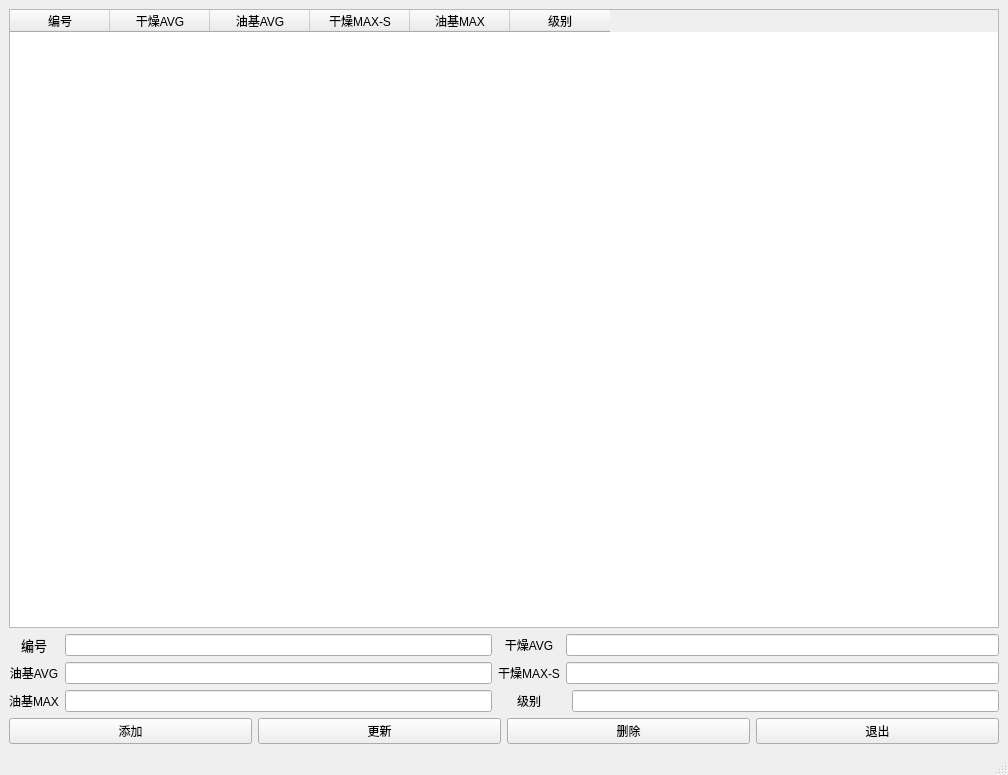
<?xml version="1.0" encoding="UTF-8"?>
<ui version="4.0">
 <class>MainWindow</class>
 <widget class="QMainWindow" name="MainWindow">
  <property name="geometry">
   <rect>
    <x>0</x>
    <y>0</y>
    <width>1008</width>
    <height>775</height>
   </rect>
  </property>
  <property name="windowTitle">
   <string>MainWindow</string>
  </property>
  <widget class="QWidget" name="centralwidget">
   <layout class="QGridLayout" name="gridLayout_2">
    <item row="0" column="0">
     <layout class="QGridLayout" name="gridLayout">
      <item row="0" column="0" colspan="5">
       <widget class="QTableWidget" name="tableWidget">
        <column>
         <property name="text">
          <string>编号</string>
         </property>
        </column>
        <column>
         <property name="text">
          <string>干燥AVG</string>
         </property>
        </column>
        <column>
         <property name="text">
          <string>油基AVG</string>
         </property>
        </column>
        <column>
         <property name="text">
          <string>干燥MAX-S</string>
         </property>
        </column>
        <column>
         <property name="text">
          <string>油基MAX</string>
         </property>
        </column>
        <column>
         <property name="text">
          <string>级别</string>
         </property>
        </column>
       </widget>
      </item>
      <item row="3" column="2">
       <widget class="QLabel" name="label_7">
        <property name="text">
         <string>&lt;html&gt;&lt;head/&gt;&lt;body&gt;&lt;p align=&quot;center&quot;&gt;级别&lt;/p&gt;&lt;/body&gt;&lt;/html&gt;</string>
        </property>
       </widget>
      </item>
      <item row="2" column="3" colspan="2">
       <widget class="QLineEdit" name="in50"/>
      </item>
      <item row="2" column="1">
       <widget class="QLineEdit" name="inmd"/>
      </item>
      <item row="2" column="2">
       <widget class="QLabel" name="label_5">
        <property name="text">
         <string>&lt;html&gt;&lt;head/&gt;&lt;body&gt;&lt;p align=&quot;center&quot;&gt;干燥MAX-S&lt;/p&gt;&lt;/body&gt;&lt;/html&gt;</string>
        </property>
       </widget>
      </item>
      <item row="3" column="1">
       <widget class="QLineEdit" name="in90"/>
      </item>
      <item row="1" column="1">
       <widget class="QLineEdit" name="inbh"/>
      </item>
      <item row="1" column="3" colspan="2">
       <widget class="QLineEdit" name="inxz"/>
      </item>
      <item row="1" column="0">
       <widget class="QLabel" name="label_2">
        <property name="text">
         <string>&lt;html&gt;&lt;head/&gt;&lt;body&gt;&lt;p align=&quot;center&quot;&gt;&lt;span style=&quot; font-size:10pt;&quot;&gt;编号&lt;/span&gt;&lt;/p&gt;&lt;/body&gt;&lt;/html&gt;</string>
        </property>
       </widget>
      </item>
      <item row="1" column="2">
       <widget class="QLabel" name="label_3">
        <property name="text">
         <string>&lt;html&gt;&lt;head/&gt;&lt;body&gt;&lt;p align=&quot;center&quot;&gt;干燥AVG&lt;/p&gt;&lt;/body&gt;&lt;/html&gt;</string>
        </property>
       </widget>
      </item>
      <item row="3" column="0">
       <widget class="QLabel" name="label_6">
        <property name="text">
         <string>&lt;html&gt;&lt;head/&gt;&lt;body&gt;&lt;p align=&quot;center&quot;&gt;油基MAX&lt;/p&gt;&lt;/body&gt;&lt;/html&gt;</string>
        </property>
       </widget>
      </item>
      <item row="2" column="0">
       <widget class="QLabel" name="label_4">
        <property name="text">
         <string>&lt;html&gt;&lt;head/&gt;&lt;body&gt;&lt;p align=&quot;center&quot;&gt;油基AVG&lt;/p&gt;&lt;/body&gt;&lt;/html&gt;</string>
        </property>
       </widget>
      </item>
      <item row="3" column="4">
       <widget class="QLineEdit" name="incjb"/>
      </item>
     </layout>
    </item>
    <item row="1" column="0">
     <layout class="QHBoxLayout" name="horizontalLayout">
      <item>
       <widget class="QPushButton" name="pushButton_add">
        <property name="maximumSize">
         <size>
          <width>645</width>
          <height>16777215</height>
         </size>
        </property>
        <property name="text">
         <string>添加</string>
        </property>
       </widget>
      </item>
      <item>
       <widget class="QPushButton" name="pushButton_new">
        <property name="maximumSize">
         <size>
          <width>645</width>
          <height>16777215</height>
         </size>
        </property>
        <property name="text">
         <string>更新</string>
        </property>
       </widget>
      </item>
      <item>
       <widget class="QPushButton" name="pushButton_del">
        <property name="maximumSize">
         <size>
          <width>645</width>
          <height>16777215</height>
         </size>
        </property>
        <property name="text">
         <string>删除</string>
        </property>
       </widget>
      </item>
      <item>
       <widget class="QPushButton" name="pushButton_exit">
        <property name="maximumSize">
         <size>
          <width>645</width>
          <height>16777215</height>
         </size>
        </property>
        <property name="text">
         <string>退出</string>
        </property>
       </widget>
      </item>
     </layout>
    </item>
   </layout>
  </widget>
  <widget class="QMenuBar" name="menubar">
   <property name="geometry">
    <rect>
     <x>0</x>
     <y>0</y>
     <width>1008</width>
     <height>34</height>
    </rect>
   </property>
  </widget>
  <widget class="QStatusBar" name="statusbar"/>
 </widget>
 <resources/>
 <connections/>
</ui>
